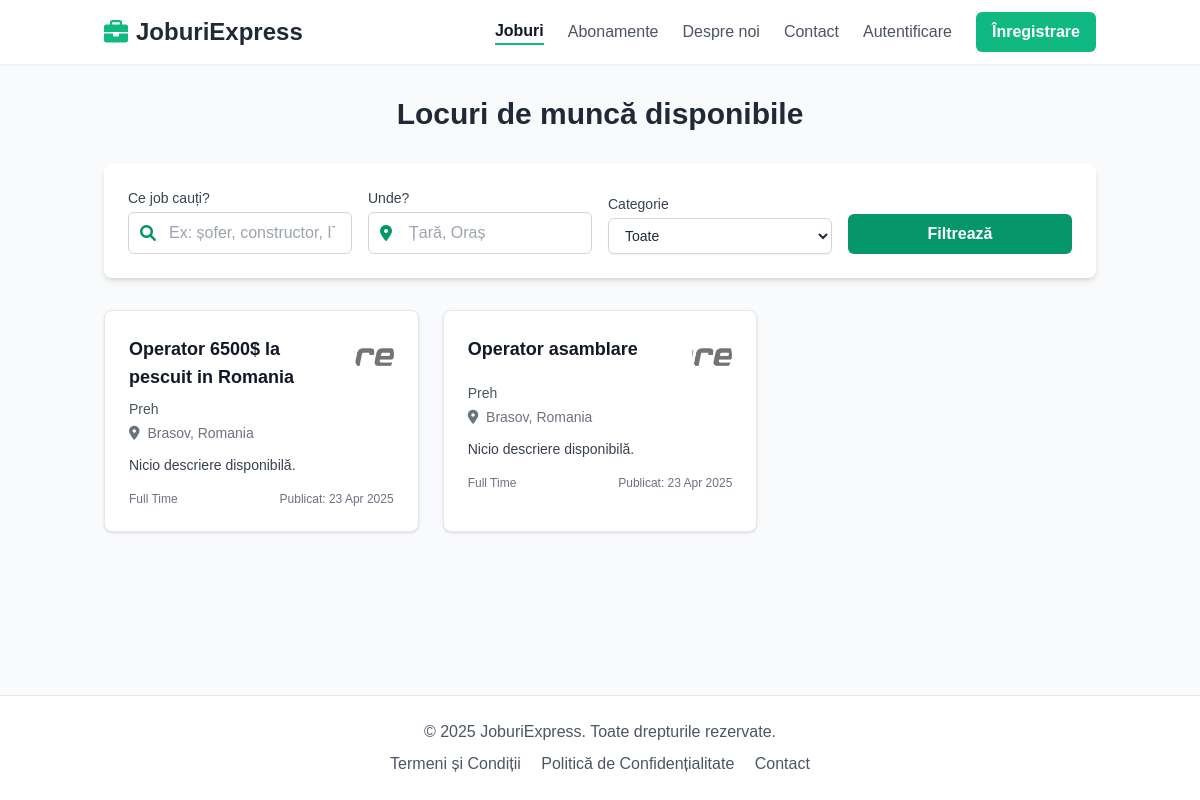
The app's page /jobs/, older data.
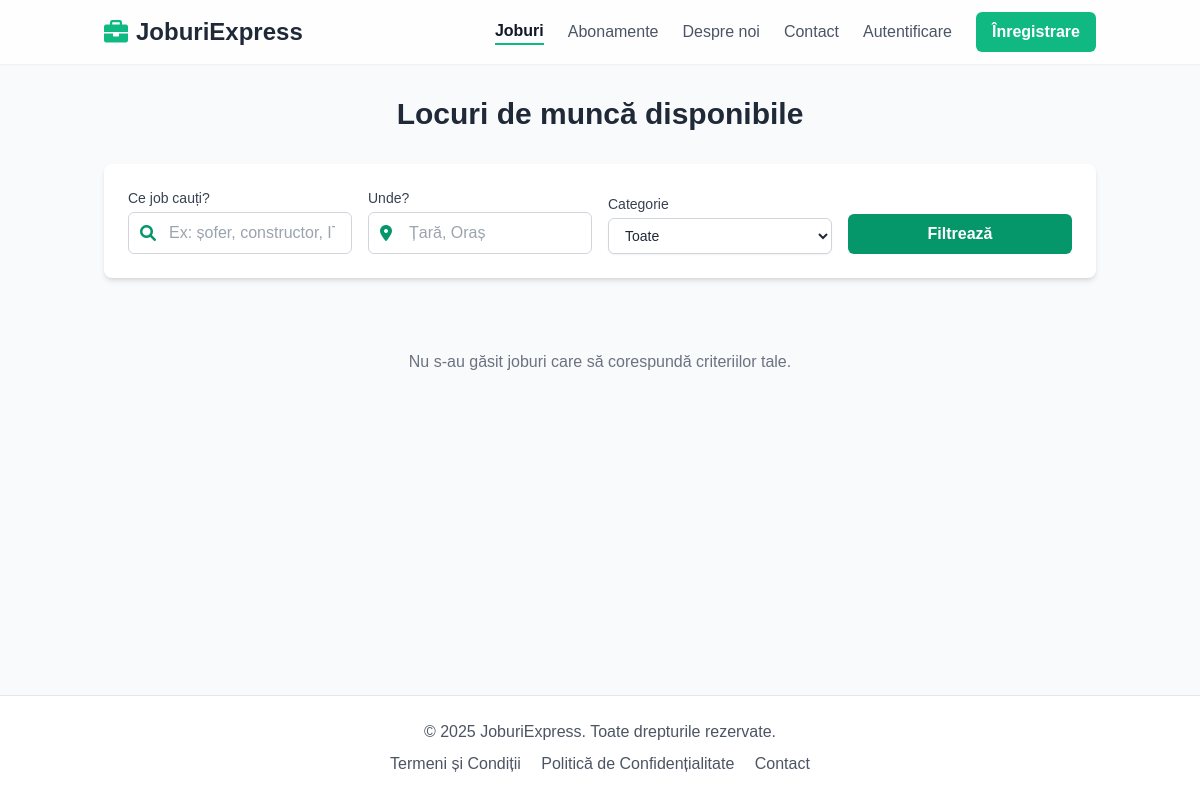
The same page, newer data.
### jobs/models.py (models this page shows, shortened)
class Job(models.Model):
    JOB_TYPE_CHOICES = (
        ('full_time', 'Full Time'),
        ('part_time', 'Part Time'),
        ('contract', 'Contract'),
        ('internship', 'Internship'),
        ('remote', 'Remote'),
    )
    EXPERIENCE_LEVEL_CHOICES = (
        ('entry', 'Entry-Level (< 2 ani)'),
        ('mid', 'Mid-Level (2-5 ani)'),
        ('senior', 'Senior-Level (5+ ani)'),
        ('manager', 'Manager / Director'),
        ('intern', 'Intern / Stagiar'),
        ('no_experience', 'Fără experiență'),
    )
    CURRENCY_CHOICES = (
        ('RON', 'RON (Leu Românesc)'),
        ('EUR', 'EUR (Euro)'),
        ('USD', 'USD (Dolar American)'),
        ('GBP', 'GBP (Liră Sterlină)'),
    )
    company = models.ForeignKey(settings.AUTH_USER_MODEL, on_delete=models.CASCADE, related_name='jobs_posted', limit_choices_to={'user_type': 'company'})
    category = models.ForeignKey(Category, on_delete=models.SET_NULL, null=True, blank=True, related_name='jobs')
    title = models.CharField(max_length=255)
    slug = models.SlugField(max_length=270, unique=True, blank=True, help_text="Leave blank to auto-generate from title.") # Added unique=True back
    ideal_candidate = models.TextField("Candidatul Ideal", blank=True, null=True)
    what_we_offer = models.TextField("Ce oferim?", blank=True, null=True)
    responsibilities = models.TextField("Descrierea jobului / Responsabilități", blank=True, null=True) # Renamed from description
    country = CountryField(blank_label='(selectează țara)', default='RO')
    city = models.CharField("Oraș", max_length=100)
    job_type = models.CharField(max_length=20, choices=JOB_TYPE_CHOICES, default='full_time')
    experience_level = models.CharField("Nivel Experiență", max_length=20, choices=EXPERIENCE_LEVEL_CHOICES) # Removed null=True, blank=True
    positions_available = models.PositiveIntegerField("Număr Poziții Deschise", default=1) # Removed null=True, blank=True
    salary_min = models.DecimalField(max_digits=10, decimal_places=2, null=True, blank=True) # Păstrăm opțional pentru salariu min/max
    salary_max = models.DecimalField(max_digits=10, decimal_places=2, null=True, blank=True) # Păstrăm opțional pentru salariu min/max
    salary_currency = models.CharField(max_length=3, choices=CURRENCY_CHOICES, default='RON') # Removed blank=True, added choices
    is_published = models.BooleanField(default=True)
    is_featured = models.BooleanField(default=False)
    created_at = models.DateTimeField(auto_now_add=True)
    updated_at = models.DateTimeField(auto_now=True)
    class Meta:
        ordering = ['-created_at']
    def get_absolute_url(self):
        return reverse('jobs:job_detail', kwargs={'slug': self.slug})

### accounts/models.py (models this page shows, shortened)
class CompanyProfile(models.Model):
    user = models.OneToOneField(User, on_delete=models.CASCADE, primary_key=True, related_name='companyprofile')
    company_name = models.CharField("Numele companiei", max_length=255, unique=True)
    street_address = models.CharField("Adresă sediu social (stradă, număr...)", max_length=255, blank=True, null=True)
    city = models.CharField("Oraș", max_length=100, blank=True, null=True)
    country = models.CharField("Țară", max_length=100, default="România", blank=True, null=True) # Default to Romania?
    website = models.URLField(blank=True, null=True)
    description = models.TextField(blank=True, null=True)
    logo = models.ImageField(upload_to='company_logos/', blank=True, null=True) # Requires Pillow installation
    plan = models.ForeignKey('payments.SubscriptionPlan', on_delete=models.SET_NULL, null=True, blank=True, related_name='companies')
    location = models.CharField("Locație sediu principal", max_length=255, blank=True, null=True)
    industry = models.CharField("Industrie", max_length=100, blank=True, null=True)
    slug = models.SlugField(max_length=255, unique=True, blank=True, help_text="Lăsați necompletat pentru generare automată bazată pe numele companiei.")

class User(AbstractUser):
    USER_TYPE_CHOICES = (
        ('job_seeker', 'Job Seeker'),
        ('company', 'Company'),
    )
    email = models.EmailField(unique=True)
    user_type = models.CharField(max_length=20, choices=USER_TYPE_CHOICES, default='job_seeker')
    groups = models.ManyToManyField(
        'auth.Group',
        verbose_name='groups',
        blank=True,
        help_text='The groups this user belongs to. A user will get all permissions granted to each of their groups.',
        related_name="custom_user_set", # Changed related_name
        related_query_name="user",
    )
    user_permissions = models.ManyToManyField(
        'auth.Permission',
        verbose_name='user permissions',
        blank=True,
        help_text='Specific permissions for this user.',
        related_name="custom_user_set", # Changed related_name
        related_query_name="user",
    )
    is_active = models.BooleanField(
        'active',
        default=True, # Changed default to True
        help_text= (
            'Designates whether this user should be treated as active. '
            'Unselect this instead of deleting accounts.'
        ),
    )

### jobs/views.py (the view)
# urls.py: path('', views.JobListView.as_view(), name='job_list'),
class JobListView(ListView):
    model = Job
    template_name = 'jobs/job_list.html' # Template for listing jobs
    context_object_name = 'jobs'
    paginate_by = 10 # Show 10 jobs per page
    def get_queryset(self):
        queryset = Job.objects.filter(is_published=True).select_related('company', 'category', 'company__companyprofile')
        query = self.request.GET.get('q')
        location = self.request.GET.get('location') # This filter might need updating to use city/country
        category_slug = self.request.GET.get('category')
        if query:
            queryset = queryset.filter(
                Q(title__icontains=query) |
                Q(description__icontains=query) |
                Q(company__companyprofile__company_name__icontains=query)
            )
        if location:
            queryset = queryset.filter(
                 Q(city__icontains=location) | Q(country__icontains=location)
            )
        if category_slug:
            queryset = queryset.filter(category__slug=category_slug)
        return queryset.order_by('-created_at') # Order by creation date
    def get_context_data(self, **kwargs):
        context = super().get_context_data(**kwargs)
        context['categories'] = Category.objects.all() # Pass all categories for the filter dropdown
        return context

### templates/jobs/job_list.html (shortened to what this page needs)
{% extends 'base.html' %}
{% load static %}
{% block content %}
<div class="container mx-auto px-4 py-8">
    <h1 class="text-3xl font-bold text-center text-gray-800 mb-8">Locuri de muncă disponibile</h1>
    <div class="bg-white rounded-lg shadow-md mb-8 p-6">
        <form action="{% url 'jobs:job_list' %}" method="get" class="grid grid-cols-1 md:grid-cols-2 lg:grid-cols-4 gap-4 items-end">
            <div class="lg:col-span-1">
                <label for="keywords" class="block text-sm font-medium text-gray-700 mb-1">Ce job cauți?</label>
                <div class="relative">
                    <div class="absolute inset-y-0 left-0 pl-3 flex items-center pointer-events-none">
                    </div>
                    <input type="text" class="w-full pl-10 pr-4 py-2 border border-gray-300 rounded-md focus:ring-emerald-500 focus:border-emerald-500" id="keywords" name="q" placeholder="Ex: șofer, constructor, IT" value="{{ request.GET.q }}">
                </div>
            </div>
            <div class="md:col-span-1">
                <label for="location" class="block text-sm font-medium text-gray-700 mb-1">Unde?</label>
                <div class="relative">
                    <div class="absolute inset-y-0 left-0 pl-3 flex items-center pointer-events-none">
                    </div>
                    <input type="text" class="w-full pl-10 pr-4 py-2 border border-gray-300 rounded-md focus:ring-emerald-500 focus:border-emerald-500" id="location" name="location" placeholder="Țară, Oraș" value="{{ request.GET.location }}">
                </div>
            </div>
            <div class="lg:col-span-1">
                <label for="category" class="block text-sm font-medium text-gray-700 mb-1">Categorie</label>
                <select id="category" name="category" class="w-full py-2 px-3 border border-gray-300 bg-white rounded-md shadow-sm focus:outline-none focus:ring-emerald-500 focus:border-emerald-500 sm:text-sm">
                    <option value="">Toate</option>
                </select>
            </div>
            <div class="md:col-span-2 lg:col-span-1">
                <button type="submit" class="w-full bg-emerald-600 hover:bg-emerald-700 text-white font-bold py-2 px-4 rounded-md transition duration-300">Filtrează</button>
            </div>
        </form>
    </div>
    <div class="grid grid-cols-1 md:grid-cols-2 lg:grid-cols-3 gap-6">
        {% for job in page_obj %}
        <div class="bg-white rounded-lg shadow p-6 border border-gray-200 hover:border-emerald-300 transition duration-300">
            <div class="flex justify-between items-start mb-2">
                <h3 class="text-lg font-semibold text-gray-900 hover:text-emerald-600">
                    <a href="{{ job.get_absolute_url }}">{{ job.title }}</a>
                </h3>
                {% if job.company.companyprofile.logo %}
                    <img src="{{ job.company.companyprofile.logo.url }}" alt="{{ job.company.companyprofile.company_name }}" class="h-10 w-10 rounded-full object-cover ml-auto">
                {% else %}
                    <span class="h-10 w-10 rounded-full bg-gray-200 flex items-center justify-center ml-auto">
                         <i class="fa-solid fa-circle-user text-2xl text-emerald-600"></i>
                    </span>
                {% endif %}
                </div>
                <p class="text-sm text-gray-600 mb-1">{{ job.company.companyprofile.company_name|default:job.company.username }}</p>
                <p class="text-sm text-gray-500 mb-3">
                    <i class="fas fa-map-marker-alt mr-1"></i> {{ job.city }}{% if job.city and job.country %},{% endif %} {{ job.country.name|default:job.country }}
                </p>
                <p class="text-sm text-gray-700 mb-4 line-clamp-3">{{ job.description|truncatewords:20|default:"Nicio descriere disponibilă." }}</p>
                <div class="flex justify-between items-center text-xs text-gray-500">
                    <span>{{ job.get_job_type_display }}</span>
                    <span>Publicat: {{ job.created_at|date:"d M Y" }}</span>
            </div>
        </div>
        {% empty %}
        <p class="md:col-span-2 lg:col-span-3 text-center text-gray-500 py-10">Nu s-au găsit joburi care să corespundă criteriilor tale.</p>
        {% endfor %}
    </div>
</div>
{% endblock %}

### templates/base.html (shortened to what this page needs)
<!DOCTYPE html>
<html lang="ro">
<head>
    <script src="https://cdn.tailwindcss.com"></script>
    <link rel="stylesheet" href="https://cdnjs.cloudflare.com/ajax/libs/font-awesome/6.0.0/css/all.min.css" />
</head>
<body class="bg-gray-50 text-gray-800 relative">
    <nav class="bg-white/80 backdrop-blur-md shadow-sm sticky top-0 z-50">
        <div class="container mx-auto px-4 py-3 flex justify-between items-center">
            <a class="text-2xl font-bold text-gray-800 flex items-center" href="{% url 'core:home' %}">
                <i class="fas fa-briefcase mr-2 text-emerald-500"></i>
                JoburiExpress
            </a>
            <div class="hidden md:flex items-center space-x-6">
                <a class="text-gray-600 hover:text-gray-900 transition-colors duration-300 {% if request.resolver_match.app_name == 'jobs' %} font-semibold text-gray-900 border-b-2 border-emerald-500 {% endif %}" href="{% url 'jobs:job_list' %}">Joburi</a>
                <a class="text-gray-600 hover:text-gray-900 transition-colors duration-300 " href="{% url 'payments:plan_list' %}">Abonamente</a>
                <a class="text-gray-600 hover:text-gray-900 transition-colors duration-300 " href="{% url 'core:about' %}">Despre noi</a>
                <a class="text-gray-600 hover:text-gray-900 transition-colors duration-300 " href="{% url 'core:contact' %}">Contact</a>
                {% if user.is_authenticated %}
                    <div class="relative">
                        <button id="user-menu-button" class="flex items-center text-gray-600 hover:text-gray-900 focus:outline-none transition-colors duration-300">
                            <i class="fas fa-user-circle mr-1"></i> {{ user.username }}
                            <i class="fas fa-chevron-down ml-1 text-xs"></i>
                        </button>
                        <div id="user-menu" class="absolute right-0 mt-2 w-48 bg-white rounded-md shadow-lg py-1 hidden z-10 border border-gray-200">
                            {% if user.user_type == 'job_seeker' %}
                                <a href="{% url 'accounts:jobseeker_dashboard' %}" class="block px-4 py-2 text-sm text-gray-700 hover:bg-gray-100">Dashboard Candidat</a>
                            {% elif user.user_type == 'company' %}
                                <a href="{% url 'accounts:company_dashboard' %}" class="block px-4 py-2 text-sm text-gray-700 hover:bg-gray-100">Dashboard Companie</a>
                            {% endif %}
                            <a href="{% url 'accounts:profile' %}" class="block px-4 py-2 text-sm text-gray-700 hover:bg-gray-100">Profil</a>
                            <form method="post" action="{% url 'accounts:logout' %}" class="block w-full">
                                {% csrf_token %}
                                <button type="submit" class="block w-full text-left px-4 py-2 text-sm text-gray-700 hover:bg-gray-100">Deconectare</button>
                            </form>
                        </div>
                    </div>
                {% else %}
                    <a href="{% url 'accounts:login' %}" class="text-gray-600 hover:text-gray-900 transition-colors duration-300">Autentificare</a>
                    <a href="{% url 'accounts:signup' %}" class="bg-emerald-500 hover:bg-emerald-600 text-white font-bold py-2 px-4 rounded-md transition duration-300 ease-in-out">Înregistrare</a>
                {% endif %}
            </div>
        </div>
    </nav>
    <main class="relative overflow-hidden">
        {% block content %}{% endblock %}
    </main>
    <footer class="bg-white text-gray-600 mt-auto border-t border-gray-200">
        <div class="container mx-auto px-4 py-6 text-center">
            <p>&copy; {% now "Y" %} JoburiExpress. Toate drepturile rezervate.</p>
            <div class="mt-2 space-x-4">
                <a href="{% url 'core:terms' %}" class="hover:text-emerald-500 transition-colors duration-300">Termeni și Condiții</a>
                <a href="{% url 'core:privacy' %}" class="hover:text-emerald-500 transition-colors duration-300">Politică de Confidențialitate</a>
                <a href="{% url 'core:contact' %}" class="hover:text-emerald-500 transition-colors duration-300">Contact</a>
            </div>
        </div>
    </footer>
</body>
</html>

### templates/base.html (style rules this page uses)
body { display: flex; flex-direction: column; min-height: 100vh; font-family: sans-serif; }
main { flex-grow: 1; }

Row changes from the older to the newer data that the page shows:
removed Job: title "Operator 6500$ la pescuit in Romania", company.companyprofile.logo (picture), company.companyprofile.company_name "Preh", city "Brasov", country.name "Romania", description "Nicio descriere disponibilă.", job_type "Full Time", created_at "23 Apr 2025"
removed Job: title "Operator asamblare", company.companyprofile.logo (picture), company.companyprofile.company_name "Preh", city "Brasov", country.name "Romania", description "Nicio descriere disponibilă.", job_type "Full Time", created_at "23 Apr 2025"
Text that changed along with them:
text now shown: "Nu s-au găsit joburi care să corespundă criteriilor tale."
